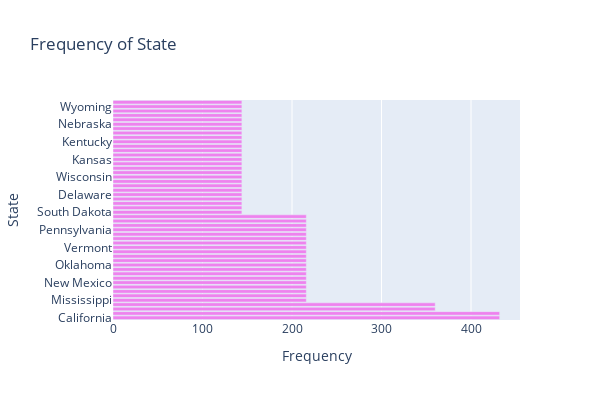

Notebook source saved alongside this figure:
### Markdown cell above
Frequency of State

### Code cell
#Frequency of State 
sales_method_counts = data['State'].value_counts()

bar_trace = go.Bar(
    y=sales_method_counts.index,  
    x=sales_method_counts.values,
    orientation='h',  
    marker=dict(color='violet')
)

fig = go.Figure(bar_trace)

fig.update_layout(
    title='Frequency of State',
    yaxis_title='State',  
    xaxis_title='Frequency',
    width=600,
    height=400,
)

fig.show()

### Figure 1 — Plotly figure (JSON) as saved in the notebook; plotly's stock layout.template omitted (floating-point values rounded to 4 significant figures)
{"data": [{"marker": {"color": "violet"}, "orientation": "h", "type": "bar", "x": [432, 432, 360, 360, 216, 216, 216, 216, 216, 216, 216, 216, 216, 216, 216, 216, 216, 216, 216, 216, 216, 216, 216, 216, 144, 144, 144, 144, 144, 144, 144, 144, 144, 144, 144, 144, 144, 144, 144, 144, 144, 144, 144, 144, 144, 144, 144, 144, 144, 144], "y": ["California", "Texas", "New York", "Florida", "Mississippi", "Oregon", "Louisiana", "Idaho", "New Mexico", "Georgia", "Arkansas", "Virginia", "Oklahoma", "Connecticut", "Rhode Island", "Massachusetts", "Vermont", "Utah", "Arizona", "New Hampshire", "Pennsylvania", "Nevada", "Alabama", "Tennessee", "South Dakota", "Illinois", "Colorado", "New Jersey", "Delaware", "Maryland", "West Virginia", "Indiana", "Wisconsin", "Iowa", "North Dakota", "Michigan", "Kansas", "Missouri", "Minnesota", "Montana", "Kentucky", "Ohio", "North Carolina", "South Carolina", "Nebraska", "Maine", "Alaska", "Hawaii", "Wyoming", "Washington"]}], "layout": {"height": 400, "title": {"text": "Frequency of State"}, "width": 600, "xaxis": {"title": {"text": "Frequency"}}, "yaxis": {"title": {"text": "State"}}}}
